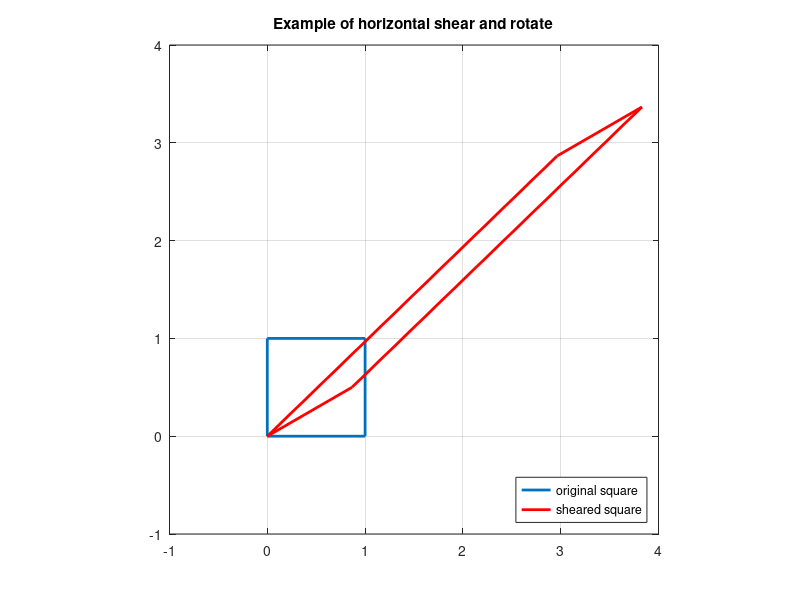

This chart was generated by the following MATLAB code:
%apply the shear and then rotate 

clf 
S=[0,1,1,0,0;0,0,1,1,0]; 
plot(S(1,:),S(2,:),'linewidth',2) 
hold on 

theta = pi / 6;
Q=[ cos( theta ),-sin( theta ); sin( theta ),cos( theta )];
T =[1 ,4;0 ,1]; %shear matrix

QTS=Q*T*S; 
plot(QTS(1,:),QTS(2,:),'-r','linewidth',2); 

title('Example of horizontal shear and rotate') 
legend('original square','sheared square','location','southeast') 
axis equal,axis([-1,4,-1,4]); grid on   
hold off